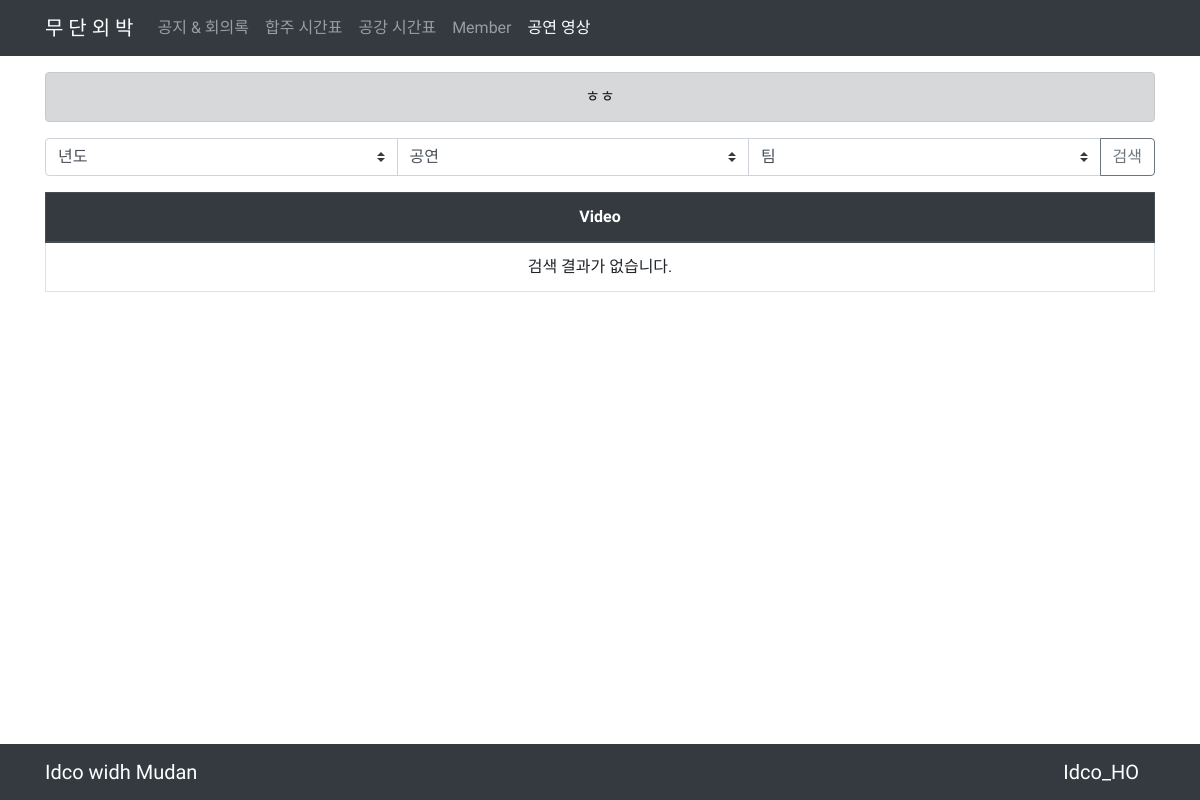
Page /videos/ on the earlier database version.
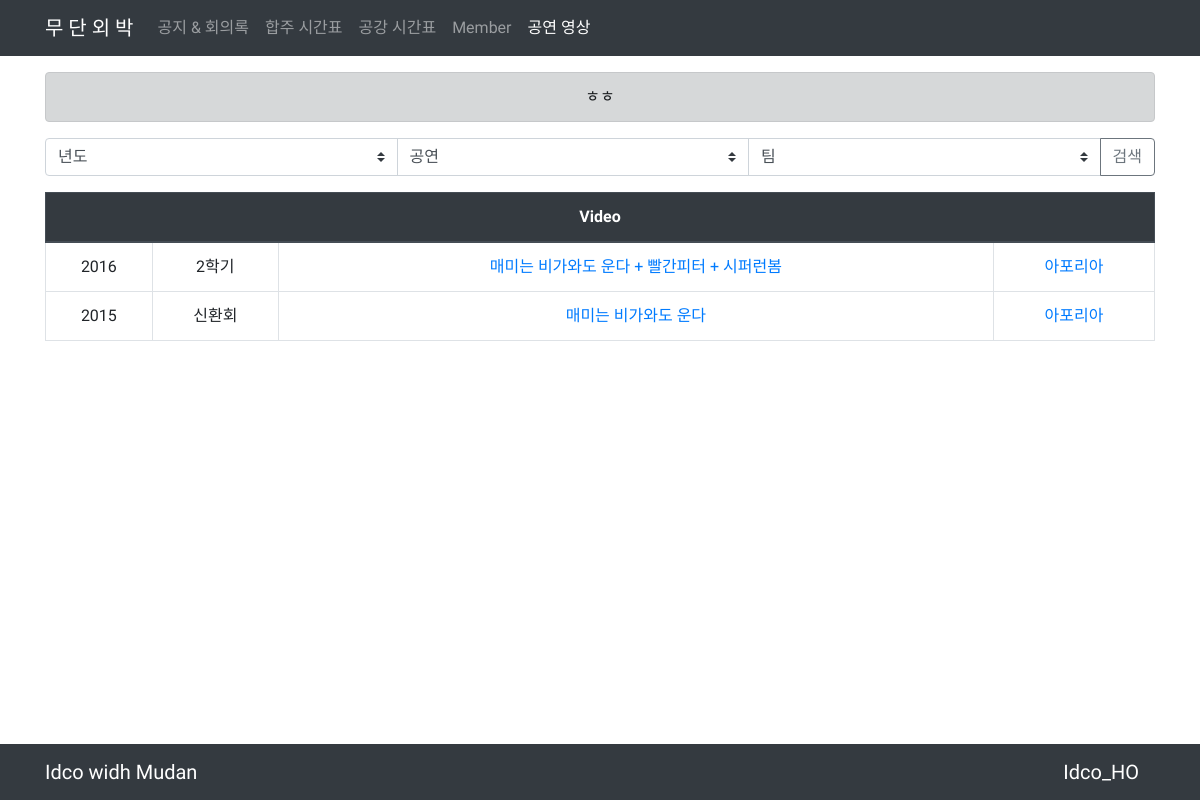
Same page on the later database version.
### videos/models.py (models this page shows, shortened)
class Video(models.Model):
    song_title = models.CharField(max_length=30)
    song_band = models.CharField(max_length=10)
    concert = models.ForeignKey(Concert, on_delete=models.CASCADE)
    year = models.ForeignKey(Year, on_delete=models.CASCADE)
    url = models.TextField()
    team = models.ForeignKey(Team, on_delete=models.CASCADE)

class Year(models.Model):
    name = models.IntegerField()

class Concert(models.Model):
    name = models.CharField(max_length=5)

class Team(models.Model):
    name = models.CharField(max_length=10)
    team_members = models.ManyToManyField(Member, related_name='member_videoteam', blank=True)

### videos/views.py (the view)
# urls.py: path('', views.list, name='list'),
def list(request):
    onenotice  = get_object_or_404(Onenotice, pk=1)
    years = Year.objects.all()
    concerts = Concert.objects.all()
    teams = Team.objects.all()
    if request.method == 'POST':
        search_year = request.POST.get('search_year')
        search_concert = request.POST.get('search_concert')
        search_team = request.POST.get('search_team')
        if search_year == 'all' and search_concert == 'all' and search_team == 'all':
            videos = Video.objects.all().order_by('-year')
        if search_year != 'all' and search_concert != 'all' and search_team != 'all':
            videos = Video.objects.filter(year_id = search_year, concert_id = search_concert, team_id = search_team).order_by('-year')
        if search_year != 'all' and search_concert == 'all' and search_team == 'all':
            videos = Video.objects.filter(year_id = search_year).order_by('-year')
        if search_year == 'all' and search_concert != 'all' and search_team == 'all':
            videos = Video.objects.filter(concert_id = search_concert).order_by('-year')
        if search_year == 'all' and search_concert == 'all' and search_team != 'all':
            videos = Video.objects.filter(team_id = search_team).order_by('-year')
        if search_year != 'all' and search_concert != 'all' and search_team == 'all':
            videos = Video.objects.filter(year_id = search_year, concert_id = search_concert).order_by('-year')
        if search_year == 'all' and search_concert != 'all' and search_team != 'all':
            videos = Video.objects.filter(concert_id = search_concert, team_id = search_team).order_by('-year')
        if search_year != 'all' and search_concert == 'all' and search_team != 'all':
            videos = Video.objects.filter(team_id = search_team, year_id = search_year).order_by('-year')
    else:
        videos = Video.objects.all().order_by('-year')
    context = {'onenotice': onenotice, 'videos':videos, 'teams':teams, 'years':years, 'concerts':concerts}
    return render(request, 'videos/list.html', context)

### videos/templates/videos/list.html (shortened to what this page needs)
{% extends 'base.html' %}
{% block body %}
<div class="container">
    <form method="POST">
            <div class="input-group mb-3">
        <select class="custom-select" name="search_year" value="년도">
            <option value="all">년도</option>
        </select>
        <select class="custom-select" name="search_concert" value="공연">
            <option value="all">공연</option>
        </select>
        <select class="custom-select" name="search_team" value="팀">
            <option value="all">팀</option>
        </select>
        <div class="input-group-append">
        <input type="submit" role="btn" class="btn btn-outline-secondary" value="검색">
        </div>
        </div>
    </form>
    <table class="table table-hover table-bordered text-center mt-2">
        <thead class="thead-dark">
            <tr>
            <th scope="col" colspan="4">Video</th>
            </tr>
        </thead>
        <tbody>
            {% if videos %}
            {% for video in videos %}
            <tr>
            <td class="px-1">{{ video.year.name }}</td>
            <td class="px-1" style="white-space: nowrap; overflow: hidden; text-overflow: ellipsis;">{{ video.concert.name }}</td>
            <td class="px-1" style="word-break:break-all" ><a href="{% url 'videos:watch' video.pk %}">{{ video.song_title }}</a></td>
            <td class="px-1"><a href="{% url 'videos:detail' video.team.pk %}">{{ video.team.name }}</a></td>
            </tr>
            {% endfor %}
            {% else %}
            <tr>
                <td colspan="4" class="text-center">검색 결과가 없습니다.</td>
            </tr>
            {% endif %}
        </tbody>
    </table>
</div>
{% endblock %}

Differences in the rows shown:
added Video: year.name "2016", concert.name "2학기", song_title "매미는 비가와도 운다 + 빨간피터 + 시퍼런봄", team.name "아포리아"
added Video: year.name "2015", concert.name "신환회", song_title "매미는 비가와도 운다", team.name "아포리아"
Other differences:
text no longer shown: "검색 결과가 없습니다."
